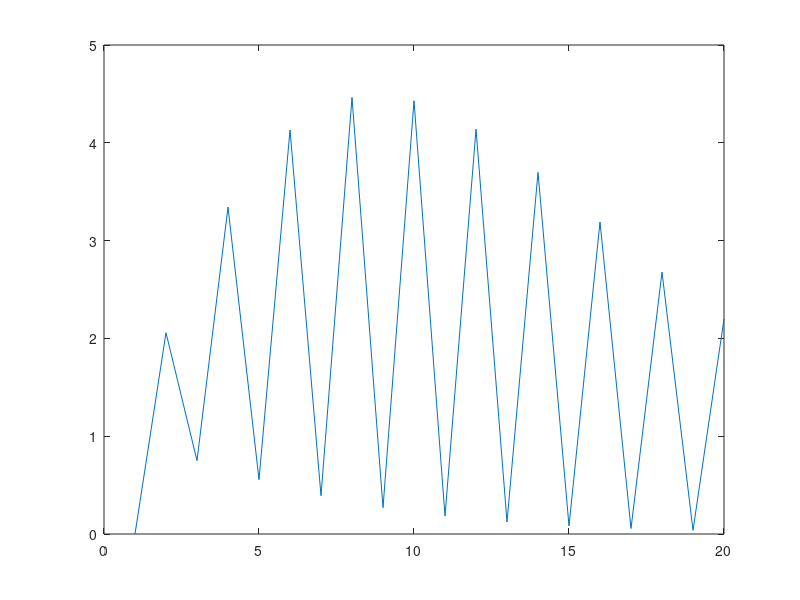
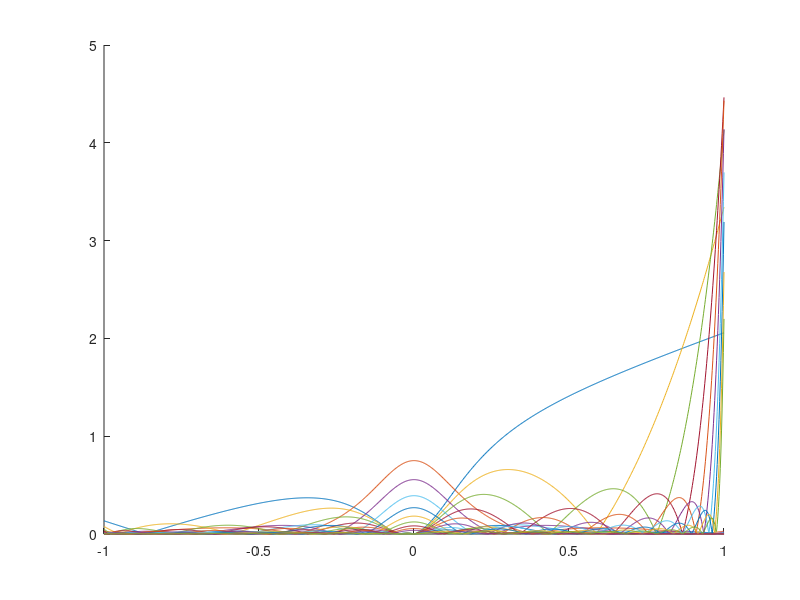

The MATLAB script that drew these images, in order:
%% Controesempio di Runge
% clear 
% clc
% close all
% 
% f = @(x) 1./(1+ (5.*x).^2);
% figure
% hold on
% 
% for k = 2:20
%     
%     x = linspace (-1, 1, k)';
% 
%     y = f(x);
% 
%     for (i = 1:numel(x))
%         % il vettore nodes contiene tutti i nodi eccetto x(i).
%         nodes = setdiff(x, x(i))
%         % poly(r) restituisce un vettore contenente i coefficienti le cui radici sono gli elementi di r.
%         % polyval(coefficients, hat_x) valuta il polinomio, definito dal vettore dei coefficienti, nei punti di hat_x.
%         lagr_poly(:, i) = poly(nodes) / polyval(poly(nodes), x(i));
%         % ogni colonna contiene i coefficienti dell'i-esimo polinomio
%         % ogni riga contiene il coefficiente relativo alla potenza j-esima 
%     end
% 
%     xx = linspace(-1, 1, 1000); %% x fitta per grafico
% 
%     coeff = lagr_poly * y % Costruiamo i coefficienti del polinomio interpolatore di Lagrange
%     yy = polyval(coeff, xx); % Valutiamo il polinomio interpolatore di Lagrange sulla griglia raffinata
% 
%     % a meno di un fattore di scala
%     % dato dal massimo della derivata
%     ek_x = ((x(2)-x(1))^(k+1))/(4*(k+1))
% 
%     errore = abs(f(xx) - yy);
% 
%     max_errori(k) = max(errore);
%     plot(xx, errore);
%     clear lagr_poly
%     pause
%     
% end
% 
% figure(2)
% plot(max_errori)


%% Punto B: nodi di chebyshev
clear

f = @(x) 1./(1+ (5.*x).^2);
figure(3)
for k = 2:20
    hold on
    index_chebyshev = [1:k]; 
    x = cos((1+2.*index_chebyshev).*pi/(2.*(k+1)))';

    y = f(x);

    for (i = 1:numel(x))
        % il vettore nodes contiene tutti i nodi eccetto x(i).
        nodes = setdiff(x, x(i))
        % poly(r) restituisce un vettore contenente i coefficienti le cui radici sono gli elementi di r.
        % polyval(coefficients, hat_x) valuta il polinomio, definito dal vettore dei coefficienti, nei punti di hat_x.
        lagr_poly(:, i) = poly(nodes) / polyval(poly(nodes), x(i));
        % ogni colonna contiene i coefficienti dell'i-esimo polinomio
        % ogni riga contiene il coefficiente relativo alla potenza j-esima 
    end

    xx = linspace(-1, 1, 1000); %% x fitta per grafico

    coeff = lagr_poly * y % Costruiamo i coefficienti del polinomio interpolatore di Lagrange
    yy = polyval(coeff, xx); % Valutiamo il polinomio interpolatore di Lagrange sulla griglia raffinata

    % a meno di un fattore di scala
    % dato dal massimo della derivata
    ek_x = ((x(2)-x(1))^(k+1))/(4*(k+1))

    errore = abs(f(xx) - yy);

    max_errori(k) = max(errore);
    plot(xx, errore);
    clear lagr_poly
    pause
    
end

figure(2)
plot(max_errori)
